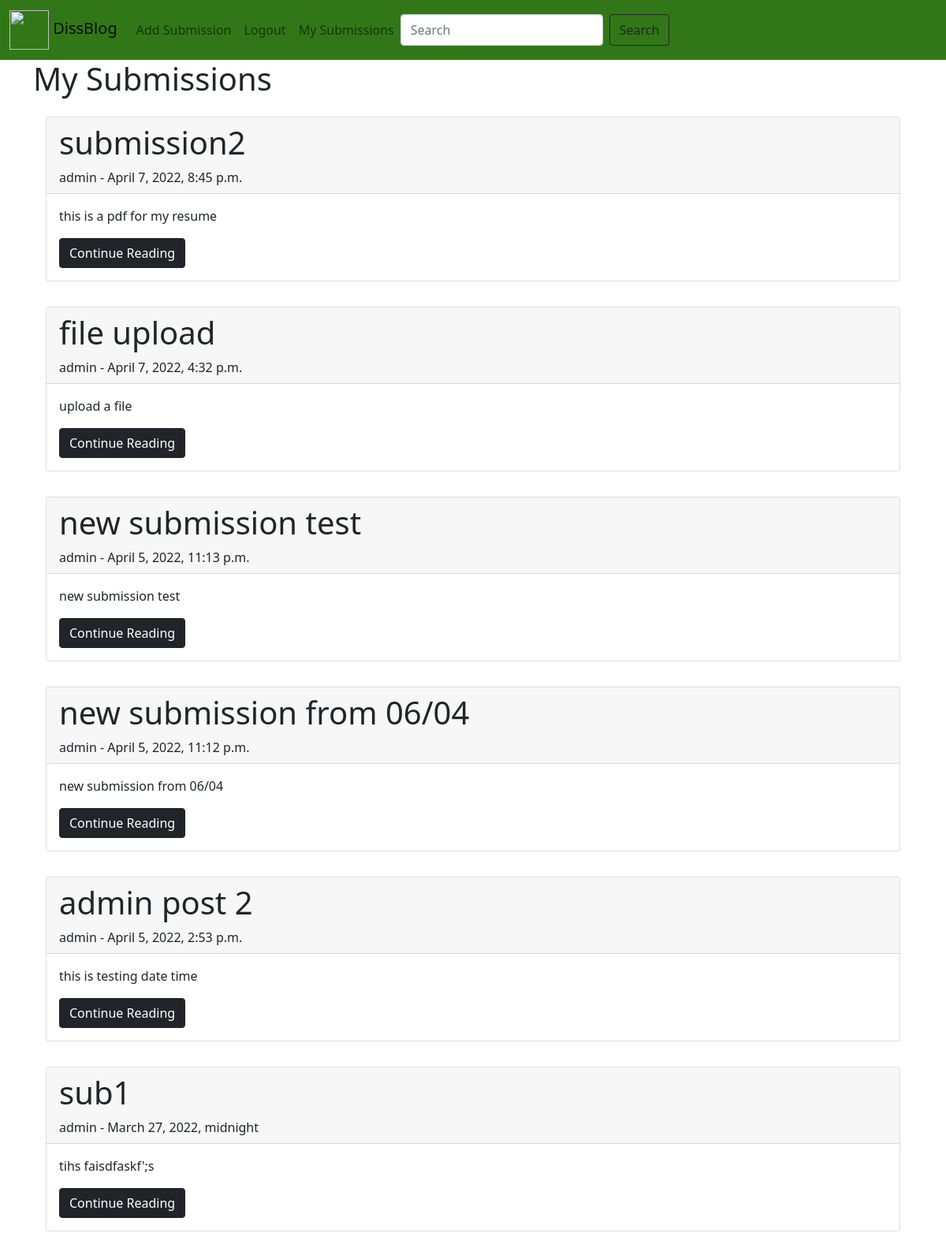
The page /mysubmission/ (signed in) on the database as committed earlier.
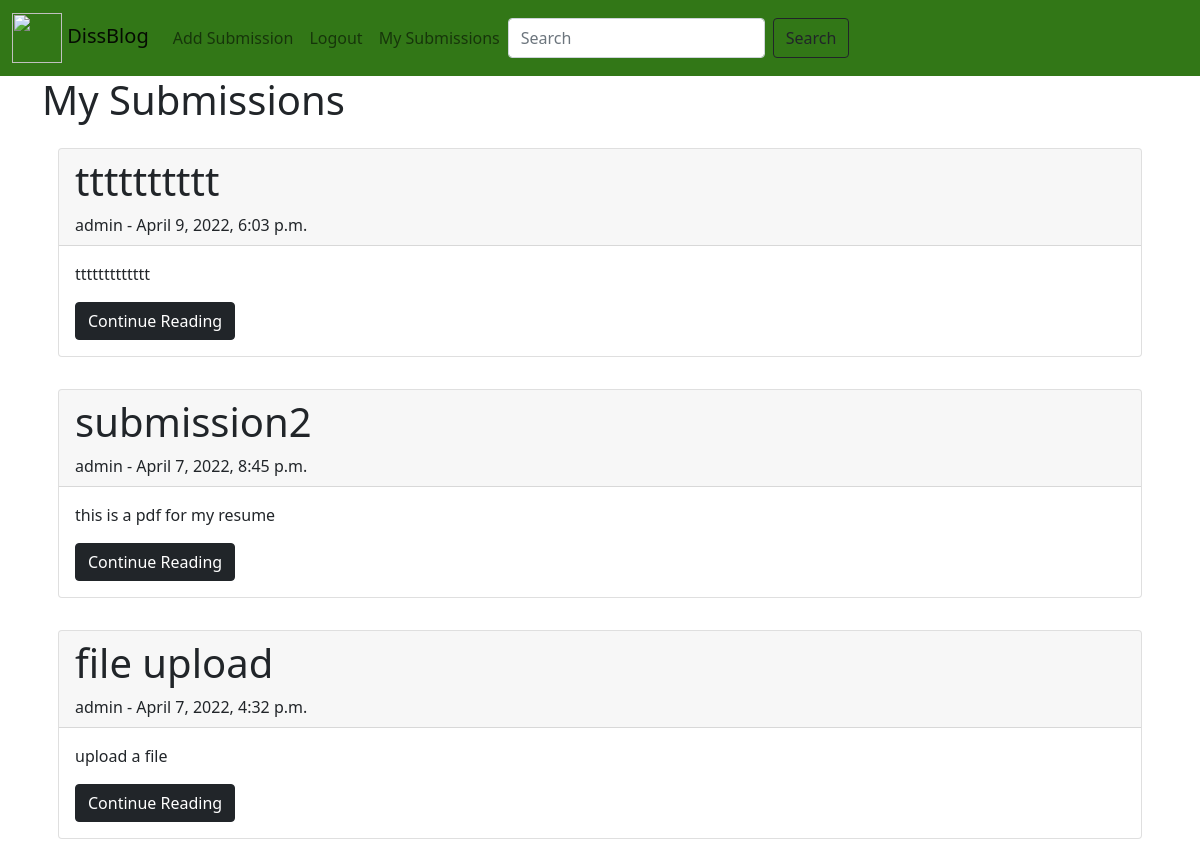
The same page on the database as committed later.
### blogtest/models.py (models this page shows, shortened)
class Submission(models.Model):
    title = models.CharField(max_length=255)
    tag = models.ForeignKey(Course, on_delete=models.CASCADE, blank=True)
    file = models.FileField(upload_to='', blank=True)
    content = models.TextField(blank=True)
    author = models.ForeignKey(User, on_delete=models.CASCADE)
    pub_date = models.DateTimeField(auto_now_add=True)
    likes = models.ManyToManyField(User, related_name='blog_submission')

class User(AbstractUser):
    ADMIN = 1
    STUDENT = 2
    STAFF = 3
    TYPE = (
        (ADMIN, _('Administrator')),
        (STUDENT, _('Student')),
        (STAFF, _('Staff')),
    )
    type = models.PositiveSmallIntegerField(choices=TYPE, default=STUDENT)
    date_of_birth = models.DateField(_('date_of_birth'), default=timezone.now)

### blogtest/views.py (the view)
# urls.py: path('mysubmission/', views.MyPostView.as_view(), name='my_post'),
class MyPostView(LoginRequiredMixin, generic.ListView):
    model = Submission
    template_name = 'blog/my_post.html'
    ordering = ['-pub_date']
    login_url = 'login'
    redirect_field_name = 'login'

### blogtest/templates/blog/my_post.html
{% extends 'base.html' %}
{% block content %}
    <h1>My Submissions</h1>
    {% for submission in submission_list %}
        {% if user.id == submission.author.id %}
        <div style="padding:1rem;">
            <div class="card" style="width: auto;">
                <div class="card-header">
                    <h1>{{ submission.title }}</h1>
                    {{ submission.author }} - {{ submission.pub_date }}
                </div>
                <div class="card-body">
                    <p>{{ submission.content }}</p>
                    <a href="{% url 'submission-detail' submission.pk %}" class="btn btn-dark">Continue Reading</a>
                </div>
            </div>
        </div>
        {% endif %}
    {% endfor %}
{% endblock %}

Rows that differ between the two databases and show on the page:
removed Submission: title "new submission test", author "admin", pub_date "April 5, 2022, 11:13 p.m.", content "new submission test"
removed Submission: title "new submission from 06/04", author "admin", pub_date "April 5, 2022, 11:12 p.m.", content "new submission from 06/04"
removed Submission: title "admin post 2", author "admin", pub_date "April 5, 2022, 2:53 p.m.", content "this is testing date time"
removed Submission: title "sub1", author "admin", pub_date "March 27, 2022, midnight", content "tihs faisdfaskf';s"
added Submission: title "tttttttttt", author "admin", pub_date "April 9, 2022, 6:03 p.m.", content "ttttttttttttt"
